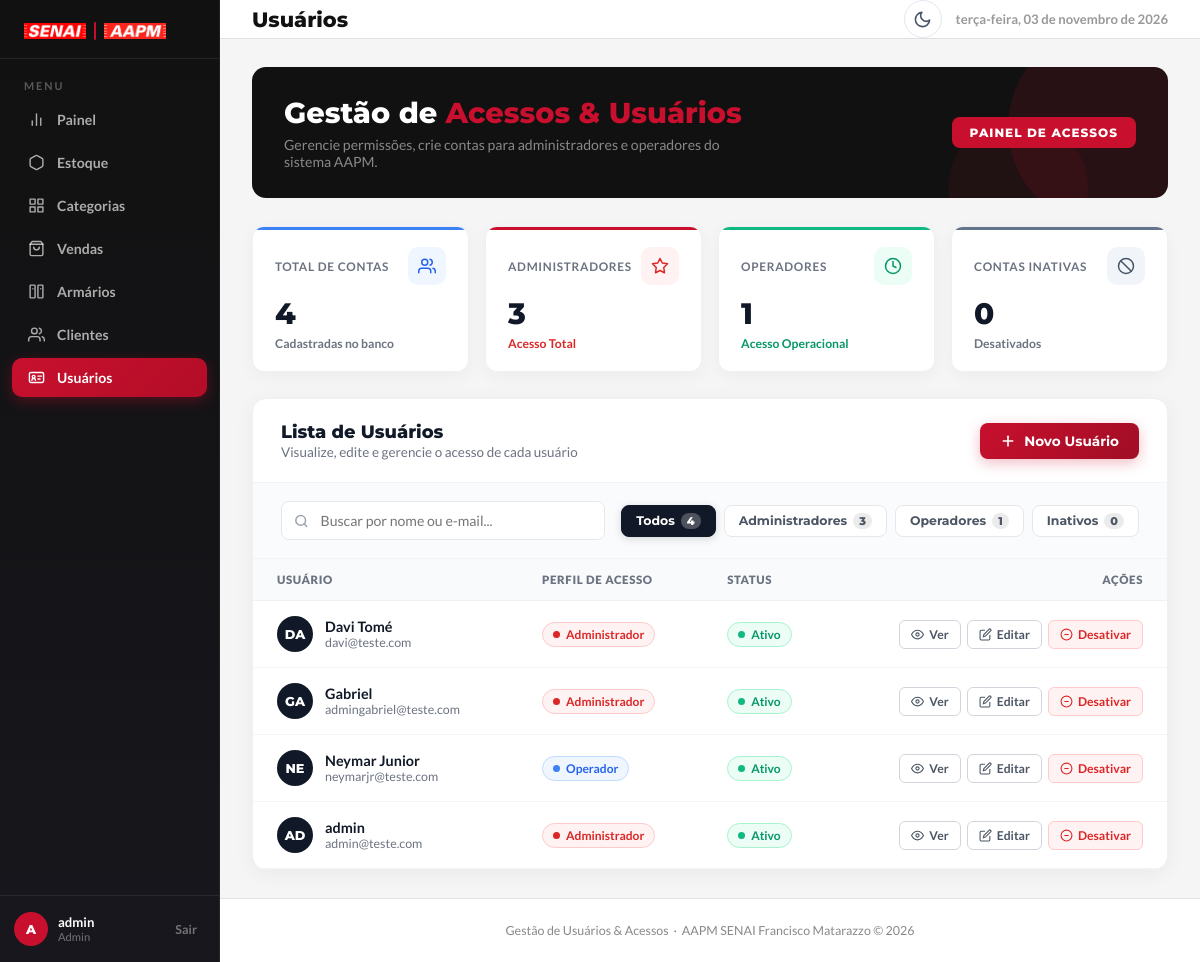
/usuarios/ (signed in), run on an earlier commit of the app's database.
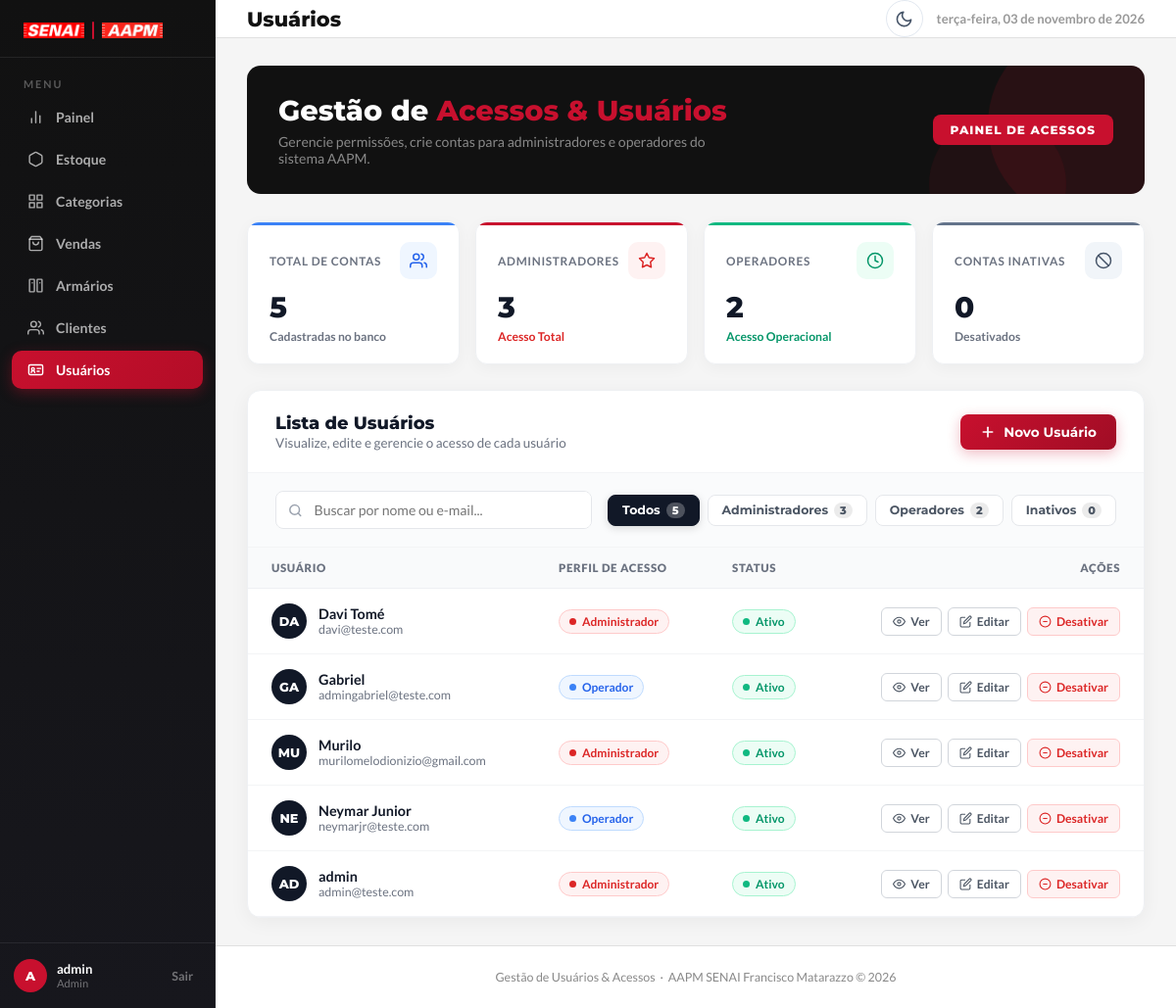
And on a later commit of the database.
### app/models/usuario.py (models this page shows)
class Usuario(Base):
    __tablename__ = "usuarios"
    id = Column(Integer, primary_key=True, autoincrement=True)
    nome = Column(String(100), nullable=False)
    email = Column(String(150), unique=True, nullable=False)
    senha_hash = Column(String(255), nullable=False)
    role = Column(String(20), default="operador")
    ativo = Column(Boolean, default=True)
    criado_em = Column(DateTime, server_default=func.now())

### app/controllers/admin_controller.py (the view)
@router.get("/")
def listar_usuarios(
    request: Request,
    db: Session = Depends(get_db),
    admin = Depends(get_admin) # Bloqueia quem não é admin
):
    usuarios = db.query(Usuario).order_by(Usuario.nome).all()
    return templates.TemplateResponse(
        request,
        "usuarios/index.html",
        {
            "request": request,
            "admin": admin,
            "usuarios": usuarios
        }
    )

### app/templates/usuarios/index.html (shortened to what the changed rows need)
﻿<!DOCTYPE html>
<html lang="pt-BR">
<head>
  <link rel="stylesheet" href="/static/css/usuarios.css?v=7" />
  <link rel="stylesheet" href="/static/css/transicoes.css?v=1" />
  <link rel="stylesheet" href="/static/css/modo-escuro.css?v=3" />
</head>
<body>
  <div class="conteudo-principal">
    <header class="cabecalho-pagina">
      <div class="cabecalho-titulo">
        <h1>Usuários</h1>
      </div>
    </header>
    <main class="area-conteudo">
      <section class="bloco-boas-vindas">
        <div class="bv-texto">
          <h2>Gestão de <span>Acessos & Usuários</span></h2>
        </div>
      </section>
      {% set total_usuarios = usuarios | length %}
      {% set total_operadores = usuarios | selectattr('role', 'equalto', 'operador') | list | length %}
      <section class="grade-metricas">
        <div class="card-metrica card-total">
          <div class="cm-topo">
            <span class="cm-label">Total de Contas</span>
            <div class="cm-icone azul">
            </div>
          </div>
          <div class="cm-valor">{{ total_usuarios }}</div>
          <div class="cm-variacao"><span>Cadastradas no banco</span></div>
        </div>
        <div class="card-metrica card-disponivel">
          <div class="cm-topo">
            <span class="cm-label">Operadores</span>
            <div class="cm-icone verde">
            </div>
          </div>
          <div class="cm-valor">{{ total_operadores }}</div>
          <div class="cm-variacao disponivel"><span>Acesso Operacional</span></div>
        </div>
      </section>
      <section class="armarios-card">
        <div class="filtros-clientes">
          <div class="grupo-chips" id="grupoFiltroTipo">
            <button class="btn-filtro ativo" type="button" data-tipo="">
              Todos <span class="chip-contador">{{ total_usuarios }}</span>
            </button>
            <button class="btn-filtro" type="button" data-tipo="operador">
              Operadores <span class="chip-contador">{{ total_operadores }}</span>
            </button>
          </div>
        </div>
        <div class="tabela-container">
          <table class="tabela-armarios">
            <thead>
              <tr>
                <th>Usuário</th>
                <th>Perfil de Acesso</th>
                <th>Status</th>
                <th style="text-align:right">Ações</th>
              </tr>
            </thead>
            <tbody id="tabelaUsuarios">
              {% set email_logado = (admin.email if admin and admin.email else (usuario.email if usuario and usuario.email else '')) %}
              {% for u in usuarios %}
              <tr data-tipo="{{ 'inativo' if not u.ativo else u.role }}">
                <td>
                  <div class="usuario-cell">
                    <div class="usuario-avatar {{ 'ativo-av' if u.ativo else '' }}">
                      {{ u.nome[:2] | upper }}
                    </div>
                    <div>
                      <div class="usuario-info-nome">{{ u.nome }}</div>
                      <div class="usuario-info-email">{{ u.email }}</div>
                    </div>
                  </div>
                </td>
                <td>
                  <span class="tag-tipo {{ 'vermelho' if u.role == 'admin' else 'azul' }}">
                    <span class="ponto-status"></span>
                    {{ "Administrador" if u.role == 'admin' else "Operador" }}
                  </span>
                </td>
                <td>
                  <span class="tag-tipo {{ 'verde' if u.ativo else 'cinza' }}">
                    <span class="ponto-status"></span>
                    {{ "Ativo" if u.ativo else "Inativo" }}
                  </span>
                </td>
                <td>
                  <div class="acoes-armario" style="justify-content: flex-end;">
                    <button
                      class="btn-acao btn-abrir-ver"
                      type="button"
                      title="Ver detalhes do usuário"
                      data-id="{{ u.id }}"
                      data-nome="{{ u.nome }}"
                      data-email="{{ u.email }}"
                      data-role="{{ u.role }}"
                      data-ativo="{{ 'true' if u.ativo else 'false' }}"
                      onclick="abrirModalVerBtn(this)">
                      <svg viewBox="0 0 24 24">
                        <path d="M1 12s4-8 11-8 11 8 11 8-4 8-11 8-11-8-11-8z" />
                        <circle cx="12" cy="12" r="3" />
                      </svg>
                      Ver
                    </button>
                    <button
                      class="btn-acao btn-editar"
                      type="button"
                      title="Editar usuário"
                      data-id="{{ u.id }}"
                      data-nome="{{ u.nome }}"
                      data-email="{{ u.email }}"
                      data-role="{{ u.role }}"
                      onclick="abrirModalEditarBtn(this)">
                      <svg viewBox="0 0 24 24">
                        <path d="M11 4H4a2 2 0 0 0-2 2v14a2 2 0 0 0 2 2h14a2 2 0 0 0 2-2v-7" />
                        <path d="M18.5 2.5a2.121 2.121 0 0 1 3 3L12 15l-4 1 1-4 9.5-9.5z" />
                      </svg>
                      Editar
                    </button>
                    {% set is_proprio = (u.email == email_logado) %}
                    {% if u.ativo %}
                    <button
                      class="btn-acao btn-excluir"
                      type="button"
                      title="{{ 'Você não pode desativar seu próprio acesso' if is_proprio else 'Desativar acesso' }}"
                      data-id="{{ u.id }}"
                      data-nome="{{ u.nome }}"
                      data-acao="desativar"
                      data-proprio="{{ 'true' if is_proprio else 'false' }}"
                      onclick="abrirModalToggleBtn(this)">
                      <svg viewBox="0 0 24 24">
                        <circle cx="12" cy="12" r="10" />
                        <line x1="8" y1="12" x2="16" y2="12" />
                      </svg>
                      Desativar
                    </button>
                    {% endif %}
                  </div>
                </td>
              </tr>
              {% endfor %}
            </tbody>
          </table>
        </div>
      </section>
    </main>
  </div>
</body>
</html>

What changed in the data, as far as the page shows it:
changed Usuario "Gabriel": role "Administrador" → "Operador"
added Usuario: nome "MU", nome "Murilo", email "murilomelodionizio@gmail.com", role "Administrador", ativo "Ativo"
Also different on the page:
{{ total_usuarios }}: "4" → "5"
{{ total_operadores }}: "1" → "2"
